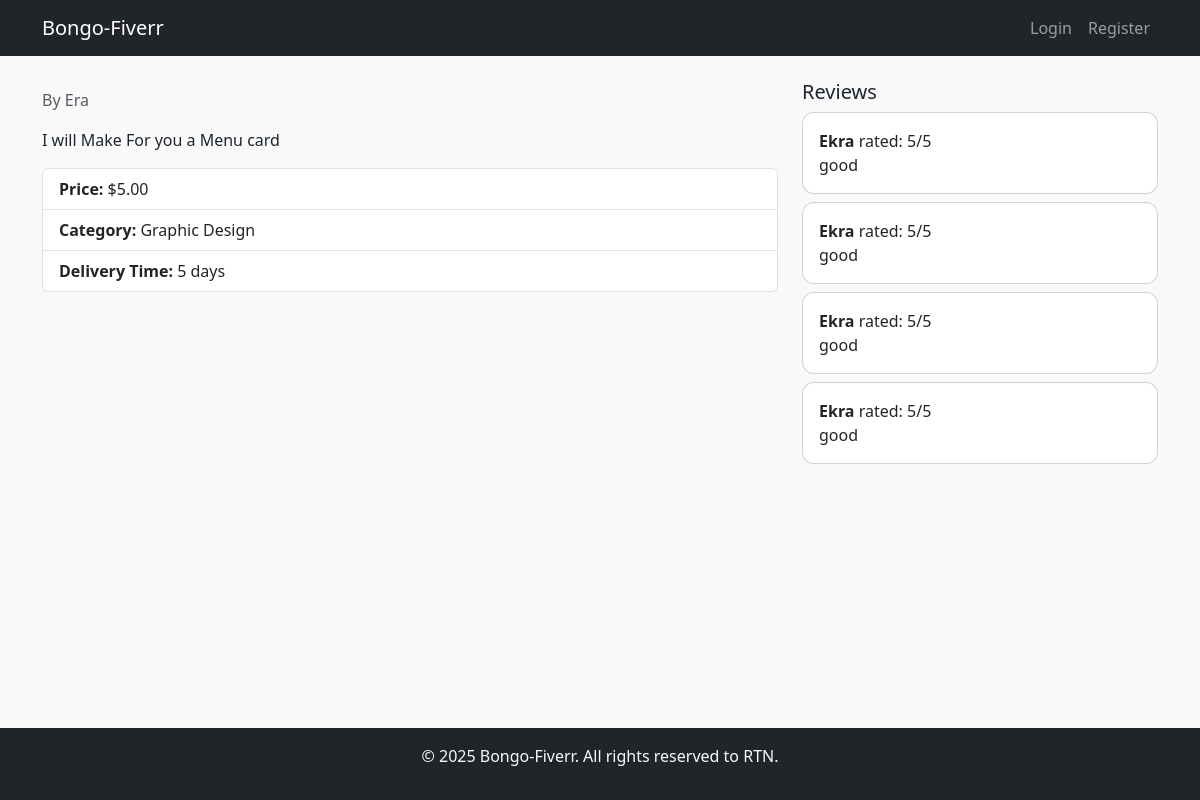
The app's page /services/1/ with its own data.
### services/models.py (models this page shows, shortened)
class Service(models.Model):
    CATEGORY_CHOICES = [
        ('graphic_design', 'Graphic Design'),
        ('writing', 'Writing'),
        ('programming', 'Programming'),
    ]
    seller = models.ForeignKey(User, on_delete=models.CASCADE, limit_choices_to={'role':'seller'})
    title = models.CharField(max_length=100)
    description = models.TextField()
    price = models.DecimalField(max_digits=10, decimal_places=2)
    category = models.CharField(max_length=50, choices=CATEGORY_CHOICES)
    delivery_time = models.IntegerField(help_text='Delivery time in days')
    created_at = models.DateTimeField(auto_now_add=True)

class Review(models.Model):
    service = models.ForeignKey(Service, on_delete=models.CASCADE, related_name='reviews')
    buyer = models.ForeignKey(User, on_delete=models.CASCADE, limit_choices_to={'role':'buyer'})
    rating = models.IntegerField()
    comment = models.TextField()
    created_at = models.DateTimeField(auto_now_add=True)

### users/models.py (models this page shows, shortened)
class User(AbstractUser):
    ROLE_CHOICES = (
        ('buyer', 'Buyer'),
        ('seller', 'Seller'),
    )
    role = models.CharField(max_length=10, choices=ROLE_CHOICES)
    is_verified = models.BooleanField(default=True)  # simplify for demo (enable email later)
    profile_image = models.ImageField(upload_to='profile_pics/', default='default.jpg')
    about_me = models.TextField(blank=True, null=True)

### services/views.py (the view)
# urls.py: path('<int:pk>/', views.service_detail, name='service_detail'),
def service_detail(request, pk):
    service = get_object_or_404(Service, pk=pk)
    return render(request, 'services/service_detail.html', {'service': service})

### notifications/context_processors.py (called while the page is built, shortened)
def notifications(request):
    return {}

### templates/services/service_detail.html (shortened to what this page needs)
{% extends 'base.html' %}
{% block content %}
<div class="row">
  <div class="col-md-8">
    <p class="text-muted">By {{ service.seller.username }}</p>
    <p>{{ service.description }}</p>
    <ul class="list-group mb-3">
      <li class="list-group-item"><strong>Price:</strong> ${{ service.price }}</li>
      <li class="list-group-item"><strong>Category:</strong> {{ service.get_category_display }}</li>
      <li class="list-group-item"><strong>Delivery Time:</strong> {{ service.delivery_time }} days</li>
    </ul>
  </div>
  <div class="col-md-4">
    <h5>Reviews</h5>
    {% for review in service.reviews.all %}
      <div class="card mb-2">
        <div class="card-body">
          <strong>{{ review.buyer.username }}</strong> rated: {{ review.rating }}/5
          <p class="mb-0">{{ review.comment }}</p>
        </div>
      </div>
    {% empty %}
      <p>No reviews yet.</p>
    {% endfor %}
  </div>
</div>
{% endblock %}

### templates/base.html (shortened to what this page needs)
{% load static %}
<!DOCTYPE html>
<html lang="en">
<head>
  <link href="https://cdn.jsdelivr.net/npm/bootstrap@5.3.0/dist/css/bootstrap.min.css" rel="stylesheet">
  <link rel="stylesheet" href="{% static 'css/style.css' %}">
</head>
<body>
  {% include 'components/navbar.html' %}
  <div class="content-wrapper container mt-4">
    {% block content %}{% endblock %}
  </div>
  {% include 'components/footer.html' %}
</body>
</html>

### templates/components/navbar.html (shortened to what this page needs)
<nav class="navbar navbar-expand-lg navbar-dark bg-dark">
  <div class="container">
    <a class="navbar-brand" href="{% url 'home' %}">Bongo-Fiverr</a>
    <div class="collapse navbar-collapse" id="navbarNavDropdown">
      <ul class="navbar-nav ms-auto">
        {% if user.is_authenticated %}
        {% if user.role == 'seller' %}
        <li class="nav-item">
          <a class="nav-link" href="{% url 'service_create' %}">Post a Service</a>
        </li>
        {% endif %}
        <li class="nav-item dropdown">
          <a class="nav-link dropdown-toggle position-relative" href="#" id="notificationsDropdown" role="button"
            data-bs-toggle="dropdown">
            🔔
            {% if unread_count %}
            <span class="badge bg-danger position-absolute top-0 start-100 translate-middle">
              {{ unread_count }}
            </span>
            {% endif %}
          </a>
          <ul class="dropdown-menu dropdown-menu-end" aria-labelledby="notificationsDropdown">
            {% for n in latest_notifications %}
            <li>
              <a class="dropdown-item {% if not n.is_read %}fw-bold{% endif %}"
                href="{% url 'mark_notification_read' n.id %}">
                {{ n.message|truncatechars:40 }}
              </a>
            </li>
            {% empty %}
            <li><span class="dropdown-item">No notifications</span></li>
            {% endfor %}
            <li>
              <hr class="dropdown-divider">
            </li>
            <li><a class="dropdown-item" href="{% url 'notifications_list' %}">View all</a></li>
          </ul>
        </li>
        <li class="nav-item dropdown">
          <a class="nav-link dropdown-toggle" href="#" id="profileDropdown" role="button" data-bs-toggle="dropdown">
            {{ user.username }}
          </a>
          <ul class="dropdown-menu dropdown-menu-end" aria-labelledby="profileDropdown">
            <li>
              <a class="dropdown-item" href="{% url 'profile_update' %}">My Profile</a>
            </li>
            {% if user.role == 'buyer' %}
            <li><a class="dropdown-item" href="{% url 'buyer_dashboard' %}">Buyer Dashboard</a></li>
            {% elif user.role == 'seller' %}
            <li><a class="dropdown-item" href="{% url 'seller_dashboard' %}">Seller Dashboard</a></li>
            {% endif %}
            <li>
              <hr class="dropdown-divider">
            </li>
            <li>
              <form method="post" action="{% url 'logout' %}" class="d-inline">
                {% csrf_token %}
                <button type="submit" class="dropdown-item text-danger">Logout</button>
              </form>
            </li>
          </ul>
        </li>
        {% else %}
        <li class="nav-item"><a class="nav-link" href="{% url 'login' %}">Login</a></li>
        <li class="nav-item"><a class="nav-link" href="{% url 'register' %}">Register</a></li>
        {% endif %}
      </ul>
    </div>
  </div>
</nav>

### templates/components/footer.html
<footer class="bg-dark text-light py-3 mt-5">
  <div class="container text-center">
    <p>&copy; {% now "Y" %} Bongo-Fiverr. All rights reserved to RTN.</p>
  </div>
</footer>

### static/css/style.css (style rules this page uses)
body { background-color: #f8f9fa; }
.card { border-radius: 0.75rem; }

### templates/base.html (style rules this page uses)
html, body { height: 100%; }
body { display: flex; flex-direction: column; }
.content-wrapper { flex: 1; }
footer { background-color: #f8f9fa; padding: 15px 0; text-align: center; }

### records on screen
Service: seller.username "Era", description "I will Make For you a Menu card", price "5.00", category "Graphic Design", delivery_time "5"
Review: buyer.username "Ekra", rating "5", comment "good"
Review: buyer.username "Ekra", rating "5", comment "good"
Review: buyer.username "Ekra", rating "5", comment "good"
Review: buyer.username "Ekra", rating "5", comment "good"
